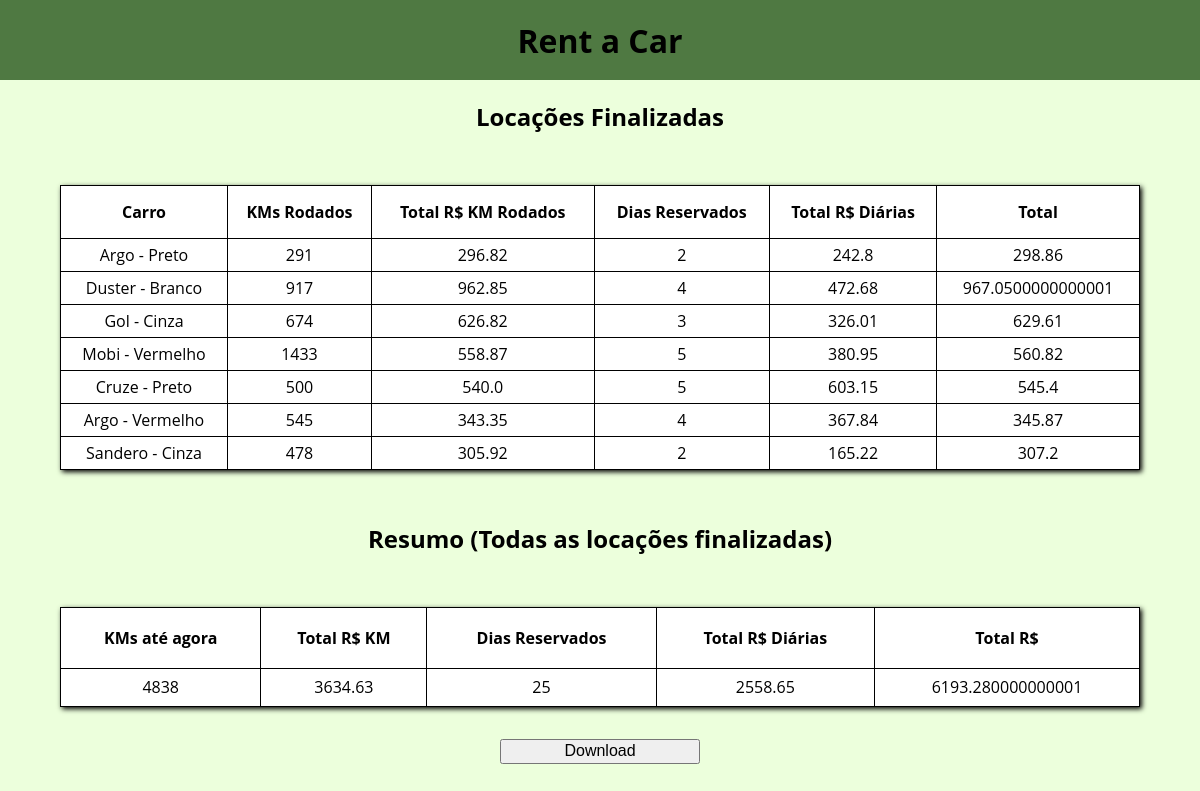
The page /resumo on the database as committed earlier.
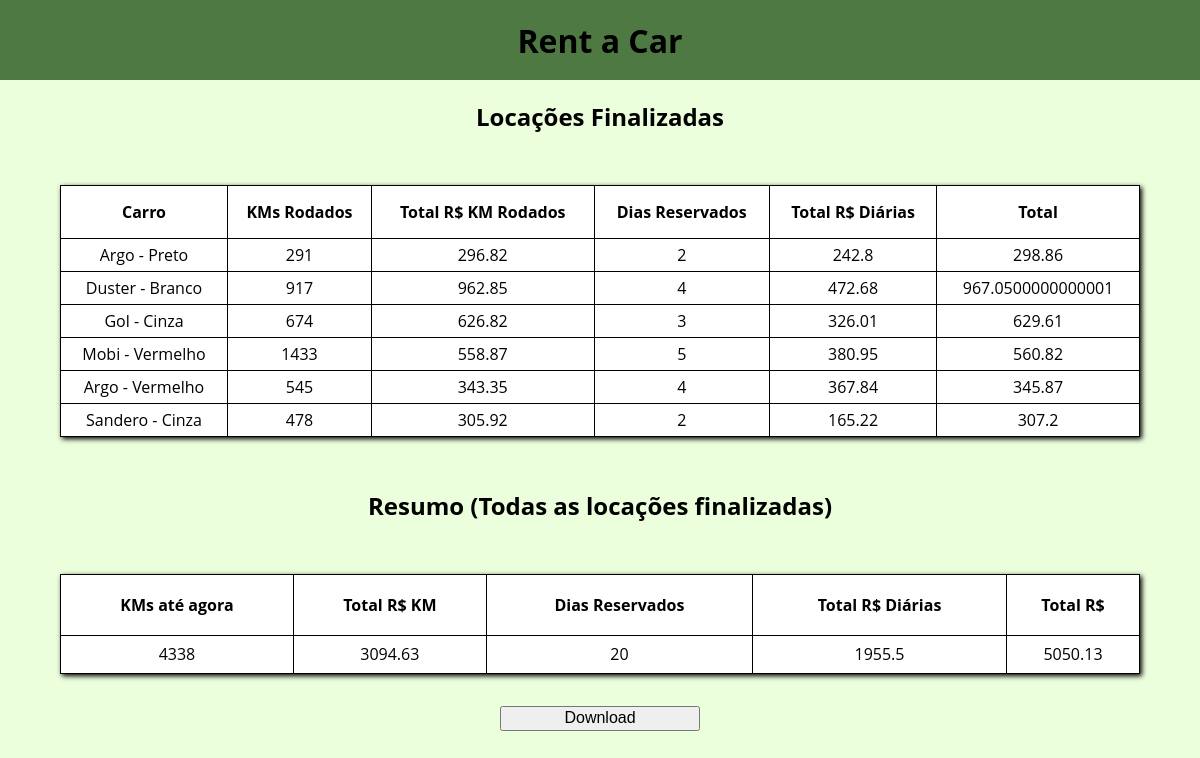
The same page on the database as committed later.
### model/entities.py (models this page shows)
class Locacao(Base):
    __tablename__ = 'locacao'
    id = db.Column(db.Integer, primary_key=True)
    veiculo_id = db.Column(db.Integer, db.ForeignKey('veiculo.id'), nullable=False)
    cliente_id = db.Column(db.Integer, db.ForeignKey('cliente.id'), nullable=False)
    cidade_origem_id = db.Column(db.Integer, db.ForeignKey('cidade.id'), nullable=False)
    cidade_destino_id = db.Column(db.Integer, db.ForeignKey('cidade.id'))
    km_rodado = db.Column(db.Integer)
    qt_dias_reservados = db.Column(db.Integer, nullable=False)

class Veiculo(Base):
    __tablename__ = 'veiculo'
    id = db.Column(db.Integer, primary_key=True)
    cidade_id = db.Column(db.Integer, db.ForeignKey('cidade.id'), nullable=False)
    modelo = db.Column(db.String(100),  nullable=False)
    cor = db.Column(db.String(100),  nullable=False)
    ano = db.Column(db.Integer,  nullable=False)
    odometro = db.Column(db.Integer,  nullable=False)
    disponivel = db.Column(db.Boolean,  nullable=False)
    valor_diaria = db.Column(db.Float,  nullable=False)
    valor_km_rodado = db.Column(db.Float,  nullable=False)

### routes.py (the view)
@app.route('/resumo', methods=['POST', 'GET'])
def resumo():
  locacoes_service = locacoesService.LocacoesService()
  locacoes_finalizadas = locacoes_service.get_locacoes_finalizadas()
  resumo = locacoes_service.get_resumo_todas_locacoes_finalizadas(locacoes_finalizadas)
  return render_template('resumo.html', locacoes=locacoes_finalizadas, resumo=resumo)

### dao/locacaoDao.py (called while the page is built)
  def get_locacoes_finalizadas(self):
    cidade_origem = aliased(entities.Cidade)
    cidade_destino = aliased(entities.Cidade)
    return session.query(entities.Locacao)\
      .join(entities.Cliente)\
        .join(entities.Veiculo)\
          .join(cidade_origem, cidade_origem.id == entities.Locacao.cidade_origem_id)\
            .join(cidade_destino, cidade_destino.id == entities.Locacao.cidade_destino_id)\
              .where().all()

### service/locacoesService.py (called while the page is built)
  def get_locacoes_finalizadas(self):
    locacao = locacaoDao.LocacaoDao()
    query = locacao.get_locacoes_finalizadas()
    if query:
      return query
    else:
      return[self.ERRO_RESPONSE]

  def get_resumo_todas_locacoes_finalizadas(self, locacoes_finalizadas):
    km_total = 0
    valor_km_total = 0
    diaria_total = 0
    valor_diaria_total = 0
    valor_total = 0
    for locacao in locacoes_finalizadas:
      km_total += locacao.km_rodado
      valor_km_total += locacao.km_rodado * locacao.veiculo.valor_km_rodado
      diaria_total += locacao.qt_dias_reservados
      valor_diaria_total += locacao.qt_dias_reservados * locacao.veiculo.valor_diaria
    valor_total = valor_diaria_total + valor_km_total
    return [km_total, valor_km_total, diaria_total, valor_diaria_total, valor_total]

### templates/resumo.html (shortened to what this page needs)
{% extends "main.html" %}
{% block main %}
<section class="main">
  <h1>Locações Finalizadas</h1>
  <table>
    <tr>
      <th>
        Carro
      </th>
      <th>
        KMs Rodados
      </th>
      <th>
        Total R$ KM Rodados
      </th>
      <th>
        Dias Reservados
      </th>
      <th>
        Total R$ Diárias
      </th>
      <th>
        Total
      </th>
    </tr>
    {% if locacoes %}
      {% for locacao in locacoes %}
        <tr>
          <td>
            {{locacao.veiculo.modelo}} - {{locacao.veiculo.cor}}
          </td>
          <td>
            {{locacao.km_rodado}}
          </td>
          <td>
            {{locacao.km_rodado * locacao.veiculo.valor_km_rodado}}
          </td>
          <td>
            {{locacao.qt_dias_reservados}}
          </td>
          <td>
            {{locacao.qt_dias_reservados * locacao.veiculo.valor_diaria}}
          </td>
          <td>
            {{locacao.km_rodado * locacao.veiculo.valor_km_rodado + locacao.qt_dias_reservados * locacao.veiculo.valor_km_rodado}}
          </td>
        </tr>
      {% endfor %}
    {% else %}
      <tr>
        <td colspan="6" class="center">
          {{locacoes[0]}}
        </td>
      </tr>
    {% endif %}
    </table>
    <h1>Resumo (Todas as locações finalizadas)</h1>
    <table>
      <tr>
        <th>
          KMs até agora
        </th>
        <th>
          Total R$ KM
        </th>
        <th>
          Dias Reservados
        </th>
        <th>
          Total R$ Diárias
        </th>
        <th>
          Total R$
        </th>
      </tr>
      {% if resumo %}
        <tr>
          <td>
            {{resumo[0]}}
          </td>
          <td>
            {{resumo[1]}}
          </td>
          <td>
            {{resumo[2]}}
          </td>
          <td>
            {{resumo[3]}}
          </td>
          <td>
            {{resumo[4]}}
          </td>
        </tr>
      {% else %}
        <tr>
          <td colspan="6" class="center">
            Erro ao carregar dados resumidos
          </td>
        </tr>
      {% endif %}
    </table>
    <form action="{{ url_for('resumo_md_download')}}" method = "post">
      <input type = "submit" value = "Download" />
    </form>
</section>
{% endblock %}

### templates/main.html (shortened to what this page needs)
<!DOCTYPE html>
<html lang="en">
<head>
    <link rel="stylesheet" type="text/css" href="{{ url_for('static', filename='css/home.css') }}">
</head>
<body>
    <header>
        <a class="title" href="{{ url_for('home')}}">Rent a Car</a>
    </header>
    {% block main %}
    {% endblock %}
</body>
</html>

### static/css/home.css (style rules this page uses)
body { margin: 0; box-sizing: border-box; font-family: 'Open Sans', sans-serif; }
header { position: fixed; top: 0; display: flex; justify-content: center; align-items: center; text-align: center; background-color: #4F7942; width: 100%; height: 80px; }
header a { text-decoration: none; font-weight: bold; font-size: xx-large; color: black; }
section { background-color: #ECFFDC; margin-top: 80px; width: 100%; min-height: 91vh; display: flex; justify-content: space-evenly; align-items: center; flex-wrap: wrap; }
table { width: 90vw; border-collapse: collapse; border-color: black; background-color: white; box-shadow: 2px 2px 5px; min-height: 100px; text-align: center; }
table th { height: 50px; border: 1px solid; }
table td { height: 30px; border: 1px solid; }
form { display: flex; flex-direction: column; }
input { min-width: 200px; font-size: medium; height: 25px; }
.main { display: flex; flex-direction: column; justify-content: start; align-items: center; }

Rows that differ between the two databases and show on the page:
removed Locacao: veiculo.modelo "Cruze", veiculo.cor "Preto", km_rodado "500", locacao.km_rodado*locacao.veiculo.valor_km_rodado "540.0", qt_dias_reservados "5", locacao.qt_dias_reservados*locacao.veiculo.valor_diaria "603.15", km_rodado+qt_dias_reservados "545.4"
Other text that changed with them:
{{ resumo[0] }}: "4838" → "4338"
{{ resumo[1] }}: "3634.63" → "3094.63"
{{ resumo[2] }}: "25" → "20"
{{ resumo[3] }}: "2558.65" → "1955.5"
{{ resumo[4] }}: "6193.280000000001" → "5050.13"
